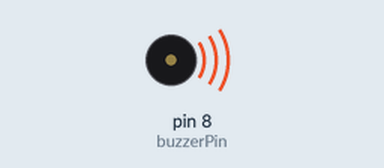
Recording of a sketch running on a simulated Arduino Uno, built with avr-gcc and run on an emulated ATmega328P. On the bench: buzzer (waves = sounding). What the sketch prints to the serial monitor is not drawn.

Above: at 9.1 s.
At 10.1 s:
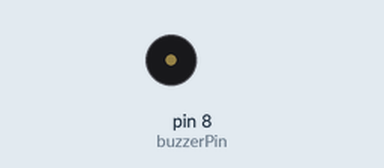
Timing chart, 0 to 11.6 s (numbered marks = the images above):
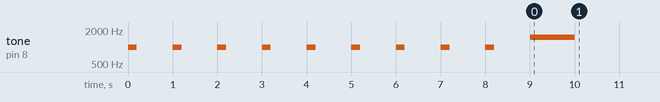

The sketch:

Task_5.0.ino
```cpp
int segmentPins[] = {2, 3, 4, 5, 6, 7, 9}; // a, b, c, d, e, f, g
int numSegments = 7;
int buzzerPin = 8;
byte digits[10][7] = {
  {1, 1, 1, 1, 1, 1, 0}, //0
  {0, 1, 1, 0, 0, 0, 0}, //1
  {1, 1, 0, 1, 1, 0, 1}, //2
  {1, 1, 1, 1, 0, 0, 1}, //3
  {0, 1, 1, 0, 0, 1, 1}, //4
  {1, 0, 1, 1, 0, 1, 1}, //5
  {1, 0, 1, 1, 1, 1, 1}, //6
  {1, 1, 1, 0, 0, 0, 0}, //7
  {1, 1, 1, 1, 1, 1, 1}, //8
  {1, 1, 1, 1, 0, 1, 1}, //9
};

// Our own function: show a digit on the display.
void showDigit(int n){
  // For safety: do nothing if the input is outside 0-9.
  if (n < 0 || n > 9) return;

  //Loop through each of the 7 segments.
  for (int i = 0; i < numSegments; i++) {
    //Read the pattern for this digit and segment.
    //If it is 1, turn the segment ON. If 0, turn it OFF.
    digitalWrite(segmentPins[i], digits[n][i]);
  }
}
void setup() {
  Serial.begin(9600);
  pinMode(buzzerPin, OUTPUT); //Set up the buzzer

  for (int i = 0; i < numSegments; i++) {
    pinMode(segmentPins, OUTPUT);  //Set up each segment
  }
  Serial.println("===Beeping Countdown Starting===");

  int count = 9;
  while(count >= 1) {
    Serial.print("Counting: ");
    Serial.println(count);

    showDigit(count);
    tone(buzzerPin, 1000,200); //short beep

    delay(1000);
    count = count - 1;
  }
  showDigit(0);
  tone(buzzerPin, 1500,1000); //longer completion tone

  Serial.println("===Countdown Complete===");
  // put your setup code here, to run once:

}

void loop() {
  // put your main code here, to run repeatedly:

}
```

Measured:
- by itself, tone on pin 8 (buzzerPin): plays 1000 Hz for 0.20 s, 1000 Hz for 0.20 s, 1000 Hz for 0.20 s, 1000 Hz for 0.20 s, 1000 Hz for 0.20 s, 1000 Hz for 0.20 s … (10 notes in this stretch)
